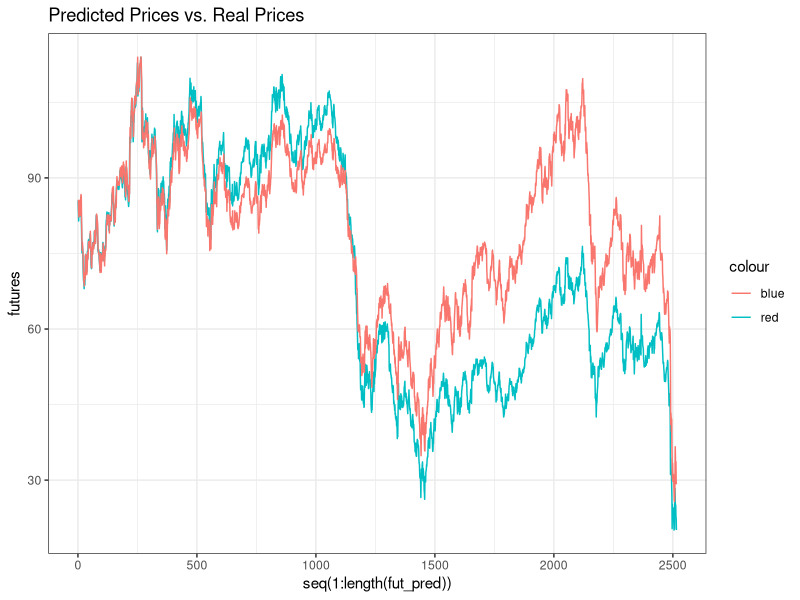
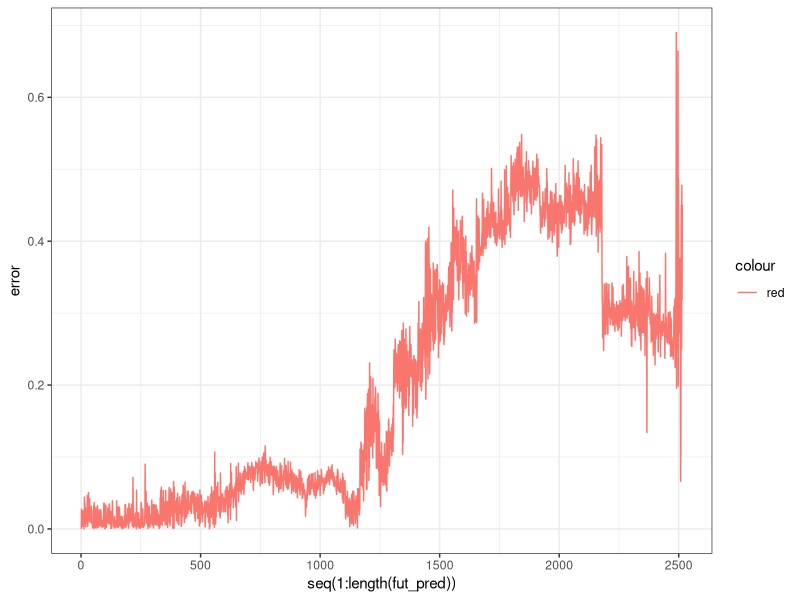

Recreate these plots in R, in order.
## ---- chunk 1
knitr::opts_chunk$set(echo = TRUE)

library(dplyr)
library(ggplot2)
cb_palette <- c("#000000", "#E69F00", "#56B4E9", "#009E73", "#F0E442",
                "#0072B2", "#D55E00", "#CC79A7", "grey80")
ggplot2::theme_set(theme_bw())
library(readxl)


## ---- chunk 2

set.seed(000)

library(readxl)
Oil_Data <- read_excel("oil_complete.xls")
oil <- na.omit(Oil_Data)

T <- nrow(oil)-1 
x_true <- rep(NA, T)
obs <- rep(NA, T)

a <- oil$`Spot Vol`[1:T]
b <- oil$`Future Vol`[1:T]

sx <- sqrt(var(b))
sy <- sqrt(var(a))

for (t in seq(1, T)) {
  x_true[t] <- b[t]
  obs[t] <- a[t]
}


T <- length(obs)
N <- 5000

## ---- chunk 3


x <- matrix(nrow =  N, ncol = T)
weights <- matrix(nrow =  N, ncol = T)

x[, 1] <- rt(N, 300) #Assume a normal prior 

weights[, 1] <- dt((obs[1] - x[, 1])/sx, 300) # initial weight set
weights[, 1] <- weights[, 1] / sum(weights[, 1]) # initial weight normalized

x[, 1] <-
  sample(x[, 1],
         replace = TRUE,
         size = N,
         prob = weights[, 1])

for (t in seq(2, T)) {
  
  x[, t] <- rt(N - x[, t - 1], 300) #sample x from previous x

  weights[, t] <- dt((obs[t] - x[, t])/sx, 300) #get weights from obsveration
  weights[, t] <- weights[, t] / sum(weights[, t]) #normalize weights
  
  x[, t] <- #resample x using the weights
    sample(x[, t],
           replace = TRUE,
           size = N,
           prob = weights[, t])
} 

fut_pred <- oil$`Future Price`[1]
x_mean <- apply(x, 2, mean) #mean of predictions found

for (i in 1:ncol(x)) { #volatility converted to prices
  
  new_pred <- fut_pred[length(fut_pred)] *(1+x_mean[i])
  fut_pred <- c(fut_pred, new_pred)
  
}

futures <- oil$`Future Price`[1:length(fut_pred)]

fut_naive <- NULL

fut_naive <- cbind(fut_naive, Real = futures)
fut_naive <- cbind(fut_naive, Predicted = fut_pred)

## ---- chunk 4

# Real prices vs. Predictions

p1 <- ggplot() + geom_line(aes(y = futures, x = seq(1:length(fut_pred)), colour = "red")) + geom_line(aes(y = fut_pred, x = seq(1:length(fut_pred)), colour = "blue"))

error <- abs(futures - fut_pred) / futures

# Absolute error as percentage of price

p2 <-
  ggplot() + geom_line(aes(
    y = error,
    x = seq(1:length(fut_pred)),
    colour = "red"
  ))


p1 + ggtitle("Predicted Prices vs. Real Prices")
p2


## ---- chunk 5
prof_ret <- function(range) {
init = oil[1,2]
profit = 0
sellpt = 0
current = init
hold = TRUE
for (i in 1:nrow(oil)){
  if (current < fut_pred[i+1] && hold && abs(x_mean[i+1]) <= range){
    profit = profit + (oil[i+1,2] - current)
    sellpt = oil[i+1, 2]
    hold = FALSE
  }
  #after repeated trials, 8% drop seems to be the best point to rebuy
  if (!hold && oil[i, 2] <= 0.92*sellpt){ 
    current = oil[i, 2]
    hold = TRUE
  }
}
tot = profit*1000 #minimum order of 1000 barrels to trade futures
investment = init*1000
roi = tot/investment
roi
tot

return(roi)
}
## ---- chunk 6
top = 0
range = 0
for (i in seq(from = 0.02, to = 0.20, by = 0.005)){
    if (prof_ret(i) > top){
      top = prof_ret(i)
      range = i
    }
  }
range
## ---- chunk 7
profit <- NULL
hold = FALSE
for (i in 1:nrow(oil)){
  if (x_mean[i+1] < 0 && i <= 2414){
    shortval = oil[i,2]
    hold = FALSE
  }
  if (!hold && x_mean[i+1] > 0){ 
    profit = rbind(profit, (shortval - oil[i,2]))
    hold = TRUE
  }
}
tot = sum(profit)
tot*1000
count = 0
for (i in 1:635){
  if (profit[i,] < 0){
    count = count +1
  }
}
count
## ---- chunk 8
init = oil[1,2]
profit = 0
sellpt = 0
current = init
hold = TRUE
for (i in 1:nrow(oil)){
  if (current < fut_pred[i+1] && hold && abs(x_mean[i+1]) <= 0.035){
    profit = profit + (oil[i+1,2] - current)
    sellpt = oil[i+1, 2]
    hold = FALSE
  }
  #after repeated trials, 8% drop seems to be the best point to rebuy
  if (!hold && oil[i, 2] <= 0.92*sellpt){ 
    current = oil[i, 2]
    hold = TRUE
  }
}
tot = profit*1000 #minimum order of 1000 barrels to trade futures
tot
profit
